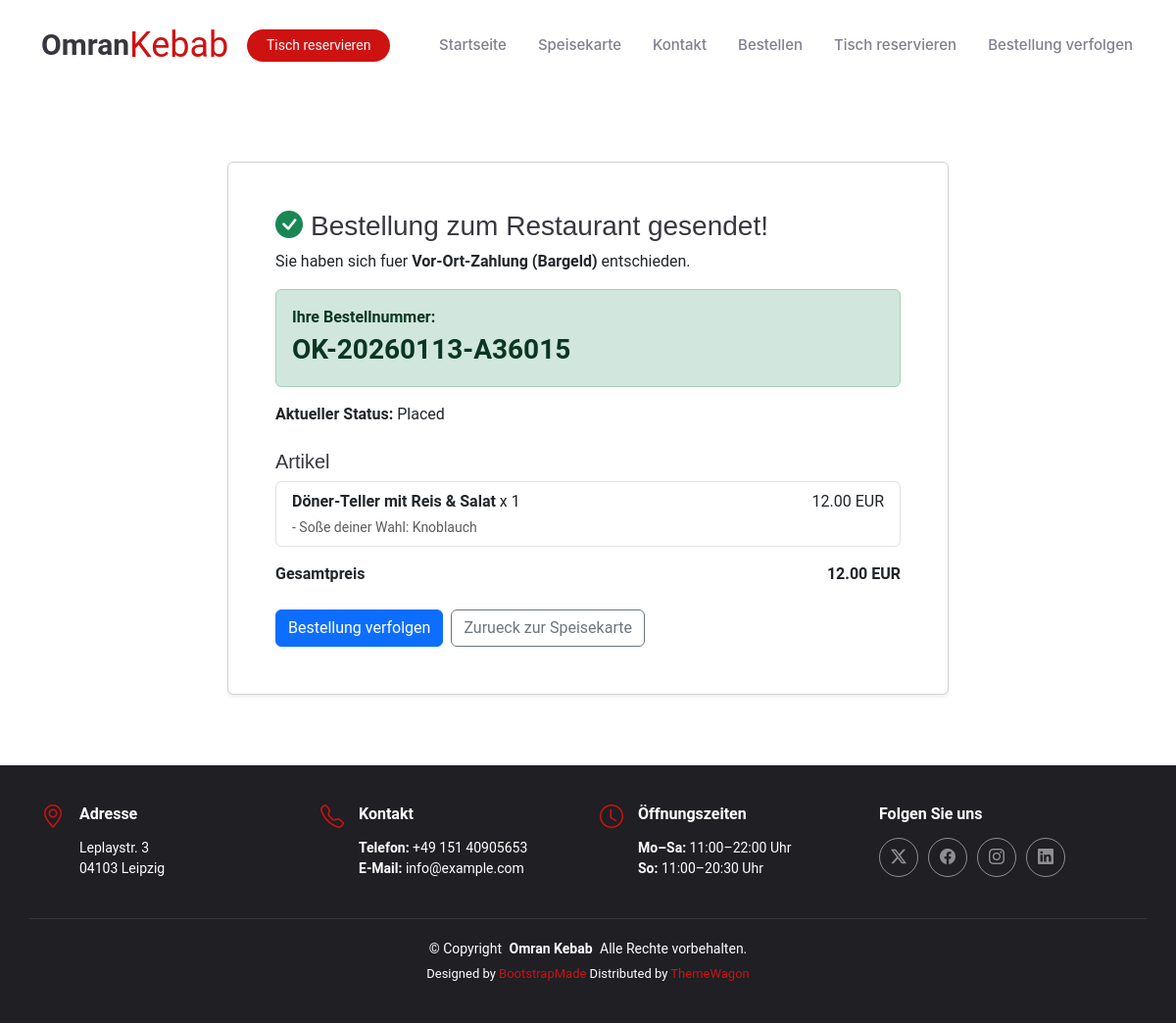
/order/success/OK-20260113-A36015/, run on an earlier commit of the app's database.
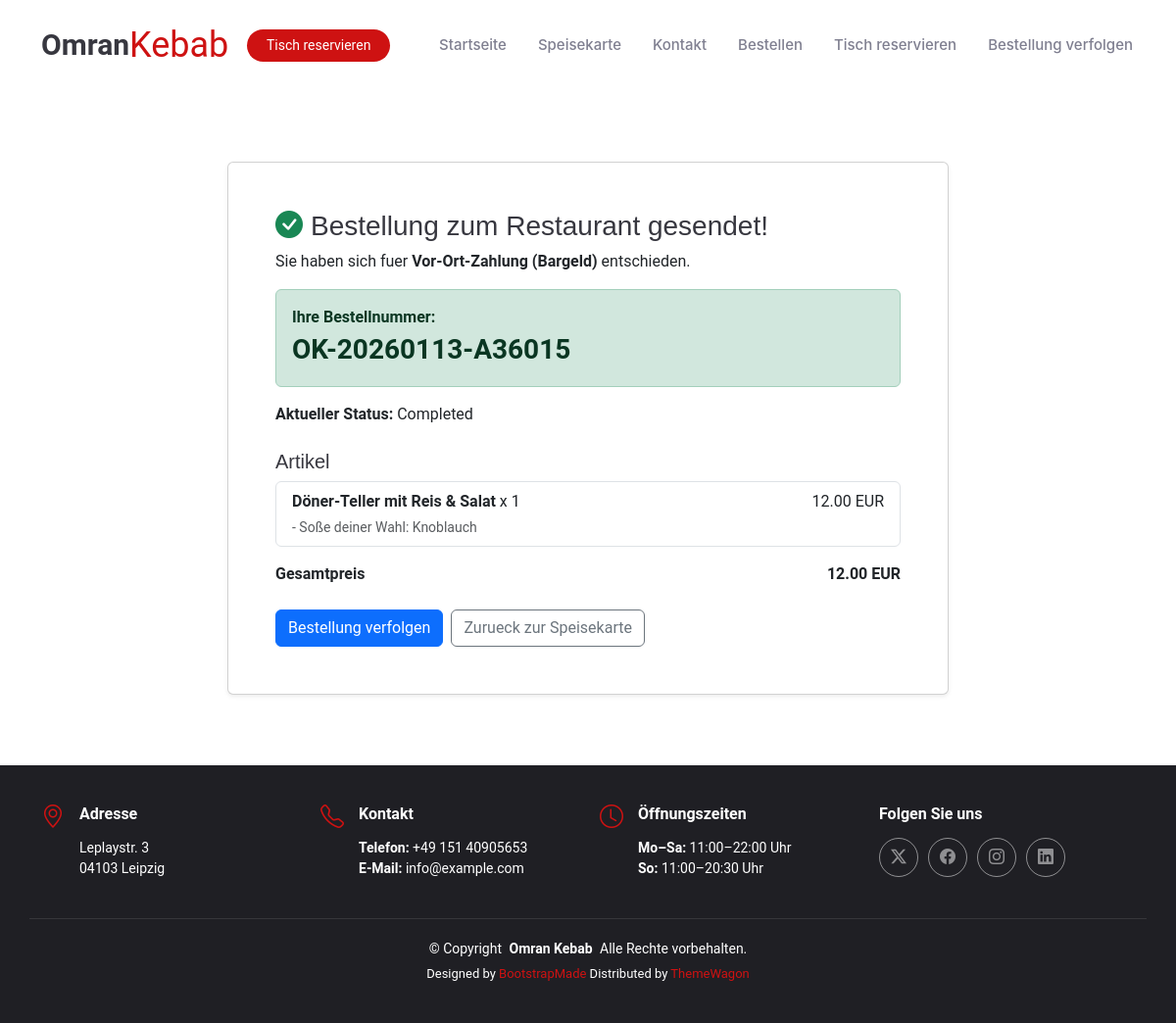
And on a later commit of the database.
### FoodOrdering/models.py (models this page shows, shortened)
class Order(models.Model):
    STATUS_CHOICES = (
        ("CART", "Cart"),
        ("PLACED", "Placed"),
        ("PREPARING", "Preparing"),
        ("DELIVERING", "Delivering"),
        ("COMPLETED", "Completed"),
        ("CANCELLED", "Cancelled"),
    )
    user = models.ForeignKey(settings.AUTH_USER_MODEL, on_delete=models.SET_NULL, null=True, blank=True)
    full_name = models.CharField(max_length=120)
    phone = models.CharField(max_length=50)
    email = models.EmailField(blank=True)
    address_line = models.CharField(max_length=255, blank=True)  # for delivery
    city = models.CharField(max_length=120, blank=True)
    postal_code = models.CharField(max_length=20, blank=True)
    notes = models.TextField(blank=True)
    status = models.CharField(max_length=12, choices=STATUS_CHOICES, default="CART")
    created_at = models.DateTimeField(auto_now_add=True)
    placed_at = models.DateTimeField(null=True, blank=True)
    payment_method = models.CharField(max_length=20, blank=True)  # "CASH" or "STRIPE"
    is_paid = models.BooleanField(default=False)
    stripe_session_id = models.CharField(max_length=255, blank=True)
    stripe_payment_intent_id = models.CharField(max_length=255, blank=True)
    order_number = models.CharField(max_length=20, unique=True, null=True, blank=True, db_index=True)
    def total_price(self):
        return sum(item.total_price() for item in self.items.all())

class OrderItem(models.Model):
    order = models.ForeignKey(Order, on_delete=models.CASCADE, related_name="items")
    product = models.ForeignKey(Product, on_delete=models.PROTECT)
    quantity = models.PositiveIntegerField(default=1)
    price_at_time = models.DecimalField(max_digits=8, decimal_places=2)
    def options_total(self):
        return sum(o.price_delta_at_time for o in self.chosen_options.all())
    def unit_total(self):
        return self.price_at_time + self.options_total()
    def total_price(self):
        return self.unit_total() * self.quantity

class OrderItemOption(models.Model):
    order_item = models.ForeignKey(OrderItem, on_delete=models.CASCADE, related_name="chosen_options")
    option = models.ForeignKey(Option, on_delete=models.PROTECT)
    price_delta_at_time = models.DecimalField(max_digits=8, decimal_places=2)
    class Meta:
        unique_together = ("order_item", "option")

### FoodOrdering/views.py (the view)
# urls.py: path("order/success/<str:order_number>/", views.order_success, name="order_success"),
def order_success(request, order_number):
    order = get_object_or_404(Order, order_number=order_number)
    return render(request, "order_success.html", {"order": order})

### templates/order_success.html (shortened to what this page needs)
{% load static %}
<!DOCTYPE html>
<html lang="de">
<head>
  <link href="{% static 'assets/vendor/bootstrap/css/bootstrap.min.css' %}" rel="stylesheet">
  <link href="{% static 'assets/vendor/bootstrap-icons/bootstrap-icons.css' %}" rel="stylesheet">
  <link href="{% static 'assets/vendor/aos/aos.css' %}" rel="stylesheet">
  <link href="{% static 'assets/vendor/glightbox/css/glightbox.min.css' %}" rel="stylesheet">
  <link href="{% static 'assets/vendor/swiper/swiper-bundle.min.css' %}" rel="stylesheet">
  <link href="{% static 'assets/css/main.css' %}" rel="stylesheet">
</head>
<body class="index-page">
  <header id="header" class="header d-flex align-items-center sticky-top">
    <div class="container position-relative d-flex align-items-center justify-content-between">
      <a href="{% url 'home' %}" class="logo d-flex align-items-center me-auto me-xl-0">
        <h1 class="sitename">Omran</h1>
        <span> Kebab</span>
      </a>
      <nav id="navmenu" class="navmenu">
        <ul>
          <li><a href="{% url 'home' %}#hero">Startseite</a></li>
          <li><a href="{% url 'home' %}#menu">Speisekarte</a></li>
          <li><a href="{% url 'home' %}#contact">Kontakt</a></li>
          <li><a href="{% url 'home' %}#menu">Bestellen</a></li>
          <li><a href="{% url 'home' %}#book-a-table">Tisch reservieren</a></li>
          <li><a href="{% url 'track_order' %}">Bestellung verfolgen</a></li>
        </ul>
      </nav>
      <a class="btn-getstarted" href="{% url 'home' %}#book-a-table">Tisch reservieren</a>
    </div>
  </header>
  <main class="main">
    <section class="section" style="padding: 72px 0;">
      <div class="container">
        <div class="row justify-content-center">
          <div class="col-lg-8">
            <div class="card shadow-sm">
              <div class="card-body p-4 p-md-5">
                <h3 class="mb-2"><i class="bi bi-check-circle-fill me-2 text-success"></i>Bestellung zum Restaurant gesendet!</h3>
                <p class="mb-3">Sie haben sich fuer <strong>Vor-Ort-Zahlung (Bargeld)</strong> entschieden.</p>
                <div class="alert alert-success">
                  <div><strong>Ihre Bestellnummer:</strong></div>
                  <div class="fs-3 fw-bold">{{ order.order_number }}</div>
                </div>
                <div class="mb-3">
                  <strong>Aktueller Status:</strong> {{ order.get_status_display }}
                </div>
                <h5 class="mt-4">Artikel</h5>
                <ul class="list-group">
                  {% for item in order.items.all %}
                    <li class="list-group-item d-flex justify-content-between">
                      <div>
                        <strong>{{ item.product.name }}</strong> x {{ item.quantity }}
                        {% if item.chosen_options.all %}
                          <div class="small text-muted mt-1">
                            {% for ch in item.chosen_options.all %}
                              - {{ ch.option.group.name }}: {{ ch.option.name }}<br>
                            {% endfor %}
                          </div>
                        {% endif %}
                      </div>
                      <div>{{ item.total_price }} EUR</div>
                    </li>
                  {% endfor %}
                </ul>
                <div class="d-flex justify-content-between mt-3">
                  <strong>Gesamtpreis</strong>
                  <strong>{{ order.total_price }} EUR</strong>
                </div>
                <div class="mt-4 d-flex gap-2 flex-wrap">
                  <a class="btn btn-primary" href="{% url 'track_order' %}">Bestellung verfolgen</a>
                  <a class="btn btn-outline-secondary" href="{% url 'home' %}#menu">Zurueck zur Speisekarte</a>
                </div>
              </div>
            </div>
          </div>
        </div>
      </div>
    </section>
  </main>
  {% include "includes/footer.html" %}
</body>
</html>

What changed in the data, as far as the page shows it:
changed Order "OK-20260113-A36015": status "Placed" → "Completed"
